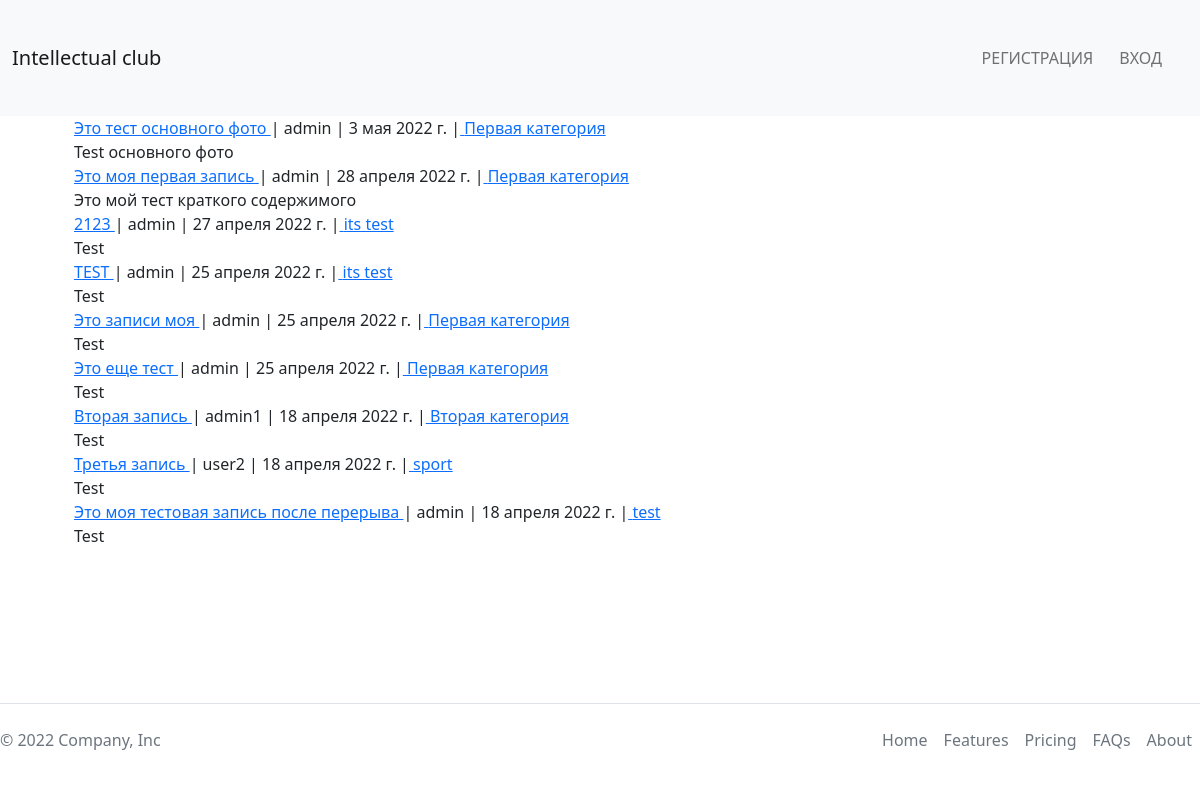
The page /posts on the database its author committed.
### theblog/models.py (models this page shows, shortened)
class Post(models.Model):
    title = models.CharField('Название', max_length=255)
    header_image = models.ImageField(
        null=True, blank=True, upload_to="photos/%Y/%m/%d/")
    author = models.ForeignKey(
        User, on_delete=models.CASCADE, verbose_name='Автор')
    body = RichTextField(blank=True, null=True)
    snippet = models.CharField(max_length=255, default='Test')
    post_date = models.DateField('Дата добавления', auto_now_add=True)
    category = models.CharField(max_length=255, default='test')
    likes = models.ManyToManyField(User, related_name='blog_post')

### theblog/views.py (the view)
# urls.py: path('posts', views.PostsView.as_view(), name='posts'),
class PostsView(ListView):
    model = Post
    template_name = 'theblog/posts.html'
    ordering = ['-post_date']

### theblog/templates/theblog/posts.html (shortened to what this page needs)
{% extends 'main/base.html' %}
{% block content %}
<div class="container">
    <ul>
        {% for post in object_list %}
        <li>
            <a href="{% url 'article_detail' post.pk %}">
                {{ post.title }}
            </a>
            | {{ post.author }}
            | {{post.post_date}}
            |<a href="{% url 'post_category' post.category %}"> {{post.category}} </a>
            <br>
            {{ post.snippet }}
        </li>
        {% endfor %}
    </ul>
</div>
{% endblock %}

### main/static/main/css/style.css (style rules this page uses)
html, body { position: relative; min-height: 100vh; background-color: #edeef0; }
body { padding-bottom: 133px; }
* { margin: 0; padding: 0; box-sizing: border-box; list-style: none; text-decoration: none; }
.container { max-width: 1400px; width: 100%; padding: 0 30px; margin: 0 auto; }

### rows shown on the page
Post: title "Это тест основного фото", author "admin", post_date "3 мая 2022 г.", category "Первая категория", snippet "Test основного фото"
Post: title "Это моя первая запись", author "admin", post_date "28 апреля 2022 г.", category "Первая категория", snippet "Это мой тест краткого содержимого"
Post: title "2123", author "admin", post_date "27 апреля 2022 г.", category "its test", snippet "Test"
Post: title "TEST", author "admin", post_date "25 апреля 2022 г.", category "its test", snippet "Test"
Post: title "Это записи моя", author "admin", post_date "25 апреля 2022 г.", category "Первая категория", snippet "Test"
Post: title "Это еще тест", author "admin", post_date "25 апреля 2022 г.", category "Первая категория", snippet "Test"
Post: title "Вторая запись", author "admin1", post_date "18 апреля 2022 г.", category "Вторая категория", snippet "Test"
Post: title "Третья запись", author "user2", post_date "18 апреля 2022 г.", category "sport", snippet "Test"
Post: title "Это моя тестовая запись после перерыва", author "admin", post_date "18 апреля 2022 г.", category "test", snippet "Test"
